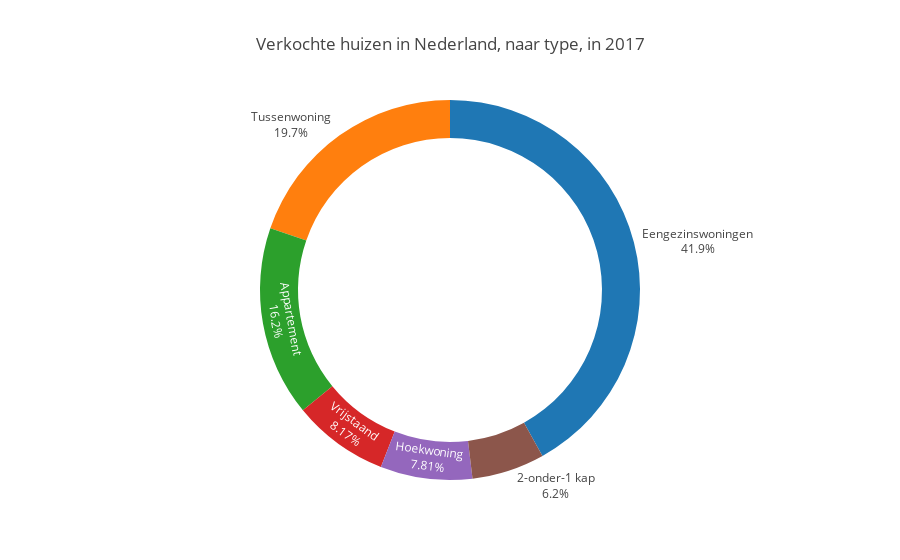

The code cell stored with this chart in its notebook:
### Markdown cell above
## Opdracht 2

De tweede opdracht is op basis van `Bestaande_koopwoning.csv` (te downloaden van Blackboard) op basis van data van het [CBS](http://statline.cbs.nl/Statweb/publication/?DM=SLNL&PA=83910NED&D1=3&D2=1-6&D3=114&HDR=T,G1&STB=G2&VW=T) en bevat de aantallen verkochte huizen in 2017 in Nederland, naar huis-type.

Voor deze opdracht moet je op basis van deze dataset een donut chart maken waarin deze data wordt getoond, uitgesplitst naar type huis.

<img src="donutchart.png">

**Vereisten:**
- Plot titel
- Geen legenda
- Tekst en percentage rondom de donut chart
- Geheel met plot.ly
- Op basis van de data uit het csv bestand

*Tips:*
- In de documentatie van plot.ly is te vinden hoe bepaalde opties (zoals de tekst positie) aangepast kunnen worden: https://plot.ly/python/reference/
- Het verbindende lijntje naar hoekwoning ontstaat door de donut chart te exporteren, maak je dus geen zorgen als jouw donut chart die niet heeft.

### Code cell
df = pd.read_csv('Bestaande_koopwoning.csv')
df.head() # eerste 10 van de in totaal 17 rijen

# Maak een donut chart
#'hole' zorgt hierbij voor het gat in de pie plot.
trace=go.Pie(
    labels=df['Type woning'],
    values=df['Aantal'],
    hole=.8,
    text=df['Type woning'],
)

layout = go.Layout(
    title=go.layout.Title(
        text='Verkochte huizen in Nederland, naar type, in 2017',
    ),
    showlegend=False,
)

fig = go.Figure(data=[trace], layout=layout)
iplot(fig)

### Figure 1 — Plotly figure (JSON) as saved in the notebook; plotly's stock layout.template omitted (floating-point values rounded to 4 significant figures)
{"data": [{"hole": 0.8, "labels": ["Eengezinswoningen", "Tussenwoning", "Hoekwoning", "2-onder-1 kap", "Vrijstaand", "Appartement"], "text": ["Eengezinswoningen", "Tussenwoning", "Hoekwoning", "2-onder-1 kap", "Vrijstaand", "Appartement"], "type": "pie", "uid": "0e35f7bd-0457-4e98-a103-6977cd2fd408", "values": [169462, 79775, 31594, 25064, 33029, 65424]}], "layout": {"showlegend": false, "title": {"text": "Verkochte huizen in Nederland, naar type, in 2017"}}}
